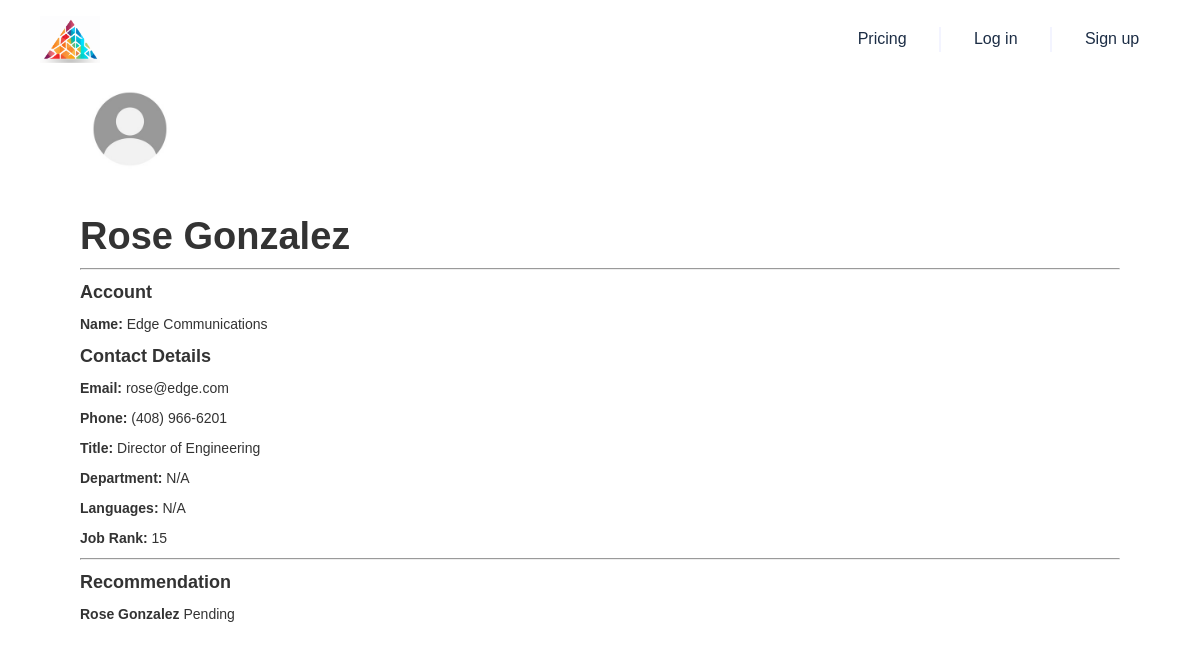
/contact/003Dp000004PLe9IAG, run on the app's committed database.
### app/models.py (models this page shows, shortened)
class Contact(db.Model):
    __tablename__ = 'contact'
    Id = db.Column(db.String, primary_key=True)
    IsDeleted = db.Column(db.Boolean)
    MasterRecordId = db.Column(db.String)
    AccountId = db.Column(db.String, db.ForeignKey('account.Id'))
    LastName = db.Column(db.String)
    FirstName = db.Column(db.String)
    Salutation = db.Column(db.String)
    Name = db.Column(db.String)
    MailingStreet = db.Column(db.String)
    MailingCity = db.Column(db.String)
    MailingState = db.Column(db.String)
    MailingPostalCode = db.Column(db.String)
    MailingCountry = db.Column(db.String)
    MailingLatitude = db.Column(db.Float)
    MailingLongitude = db.Column(db.Float)
    MailingGeocodeAccuracy = db.Column(db.String)
    Phone = db.Column(db.String)
    Fax = db.Column(db.String)
    MobilePhone = db.Column(db.String)
    HomePhone = db.Column(db.String)
    OtherPhone = db.Column(db.String)
    AssistantPhone = db.Column(db.String)
    ReportsToId = db.Column(db.String)
    Email = db.Column(db.String)
    Title = db.Column(db.String)
    Department = db.Column(db.String)
    AssistantName = db.Column(db.String)
    LeadSource = db.Column(db.String)
    Birthdate = db.Column(db.Date)
    Description = db.Column(db.String)
    OwnerId = db.Column(db.String)
    CreatedDate = db.Column(db.DateTime)
    CreatedById = db.Column(db.String)
    LastModifiedDate = db.Column(db.DateTime)
    LastModifiedById = db.Column(db.String)
    SystemModstamp = db.Column(db.DateTime)
    LastActivityDate = db.Column(db.Date)
    LastCURequestDate = db.Column(db.Date)
    LastCUUpdateDate = db.Column(db.Date)
    LastViewedDate = db.Column(db.Date)
    LastReferencedDate = db.Column(db.Date)
    EmailBouncedReason = db.Column(db.String)
    EmailBouncedDate = db.Column(db.Date)
    IsEmailBounced = db.Column(db.Boolean)
    PhotoUrl = db.Column(db.String)
    Jigsaw = db.Column(db.String)
    JigsawContactId = db.Column(db.String)
    CleanStatus = db.Column(db.String)
    IndividualId = db.Column(db.String)
    Level__c = db.Column(db.String)
    Languages__c = db.Column(db.String)
    JobRank = db.Column(db.Integer)
    Recommendation = db.Column(db.Text)
    IsPartnerRep = db.Column(db.Boolean, default=False)
    LinkedInUrl = db.Column(db.String)

class Account(db.Model):
    __tablename__ = 'account'
    Id = db.Column(db.String, primary_key=True)
    IsDeleted = db.Column(db.Boolean)
    MasterRecordId = db.Column(db.String)
    Name = db.Column(db.String)
    Type = db.Column(db.String)
    ParentId = db.Column(db.String)
    BillingStreet = db.Column(db.String)
    BillingCity = db.Column(db.String)
    BillingState = db.Column(db.String)
    BillingPostalCode = db.Column(db.String)
    BillingCountry = db.Column(db.String)
    BillingLatitude = db.Column(db.Float)
    BillingLongitude = db.Column(db.Float)
    BillingGeocodeAccuracy = db.Column(db.String)
    ShippingStreet = db.Column(db.String)
    ShippingCity = db.Column(db.String)
    ShippingState = db.Column(db.String)
    ShippingPostalCode = db.Column(db.String)
    ShippingCountry = db.Column(db.String)
    ShippingLatitude = db.Column(db.Float)
    ShippingLongitude = db.Column(db.Float)
    ShippingGeocodeAccuracy = db.Column(db.String)
    Phone = db.Column(db.String)
    Fax = db.Column(db.String)
    AccountNumber = db.Column(db.String)
    Website = db.Column(db.String)
    PhotoUrl = db.Column(db.String)
    Sic = db.Column(db.String)
    Industry = db.Column(db.String)
    AnnualRevenue = db.Column(db.Float)
    NumberOfEmployees = db.Column(db.Integer)
    Ownership = db.Column(db.String)
    TickerSymbol = db.Column(db.String)
    Description = db.Column(db.String)
    Rating = db.Column(db.String)
    Site = db.Column(db.String)
    OwnerId = db.Column(db.String)
    CreatedDate = db.Column(db.DateTime)
    CreatedById = db.Column(db.String)
    LastModifiedDate = db.Column(db.DateTime)
    LastModifiedById = db.Column(db.String)
    SystemModstamp = db.Column(db.DateTime)
    LastActivityDate = db.Column(db.Date)
    LastViewedDate = db.Column(db.Date)
    LastReferencedDate = db.Column(db.Date)
    Jigsaw = db.Column(db.String)
    JigsawCompanyId = db.Column(db.String)
    CleanStatus = db.Column(db.String)
    AccountSource = db.Column(db.String)
    DunsNumber = db.Column(db.String)
    Tradestyle = db.Column(db.String)
    NaicsCode = db.Column(db.String)
    NaicsDesc = db.Column(db.String)
    YearStarted = db.Column(db.String)
    SicDesc = db.Column(db.String)
    DandbCompanyId = db.Column(db.String)
    OperatingHoursId = db.Column(db.String)
    CustomerPriority__c = db.Column(db.String)
    SLA__c = db.Column(db.String)
    Active__c = db.Column(db.String)
    NumberofLocations__c = db.Column(db.Float)
    UpsellOpportunity__c = db.Column(db.String)
    SLASerialNumber__c = db.Column(db.String)
    SLAExpirationDate__c = db.Column(db.Date)
    Rank = db.Column(db.Integer)
    Notes = db.Column(db.Text)
    Score = db.Column(db.Float)
    Overview = db.Column(db.Text)
    Products = db.Column(db.Text)
    Market = db.Column(db.Text)
    Achievements = db.Column(db.Text)
    IndustryPain = db.Column(db.Text)
    Concerns = db.Column(db.Text)
    OperationalChallenges = db.Column(db.Text)
    LatestNews = db.Column(db.Text)
    RecentEvents = db.Column(db.Text)
    CustomerFeedback = db.Column(db.Text)
    RecentPartnerships = db.Column(db.Text)
    Recommendations = db.Column(db.Text)
    Headcount = db.Column(db.Integer)
    TechColumn = db.Column(db.String)
    IntegrationStatus = db.Column(db.Enum('integration', 'neutral', 'competitor', name='integration_status_enum'))
    SubIndustry = db.Column(db.String)

### app/contacts.py (the view)
@contacts_blueprint.route('/contact/<contact_id>')
def contact_details(contact_id):
    from app.prospecting import prospecting_with_contact
    contact = Contact.query.get(contact_id)
    associated_account = Account.query.get(contact.AccountId)
    rec = contact.Recommendation
    if rec is None:
        def background_task():
            contact.Recommendation = prospecting_with_contact(contact_id)
            db.session.add(contact)
            db.session.commit()
        thread = Thread(target=background_task)
        thread.start()
    return render_template('contact_detail.html', contact=contact, associated_account=associated_account, rec=rec)

### templates/contact_detail.html
{% extends "base.html" %}
{% block content %}
    <div class="container mt-3">
        <div class="row justify-content-center">
            <div class="col-12 text-center mb-4">
                <img src="../static/img/default_profile.jpg" alt="Default Profile" class="img-fluid rounded-circle" style="width: 100px; margin-bottom: 15px;">
                <h1>{{ contact.Name }}</h1>
            </div>
        </div>
        <div class="row">
            <div class="col-md-10 col-sm-12">
                <hr>
                <h4>Account</h4>
                <p><strong>Name:</strong> {{ associated_account.Name }}</p>
                <h4>Contact Details</h4>
                <p><strong>Email:</strong> <a href="mailto:mamaral@acrisure.com">{{ contact.Email or 'N/A'}}</a></p>
                <p><strong>Phone:</strong> {{ contact.Phone or 'N/A' }}</p>
                <p><strong>Title:</strong> {{ contact.Title or 'N/A' }}</p>
                <p><strong>Department:</strong> {{ contact.Department or 'N/A' }}</p>
                <p><strong>Languages:</strong> {{ contact.Languages__c or 'N/A' }}</p>
                <p><strong>Job Rank:</strong> {{ contact.JobRank or 'N/A' }}</p>
            </div>
            <div class="col-md-10 col-sm-12">
                <hr>
                <h4>Recommendation</h4>
                <p><strong>{{ contact.Name }}</strong> {{ rec if rec else 'Pending' }}</p>
            </div>
        </div>
    </div>
{% endblock %}

### templates/base.html (style rules this page uses)
a { color: inherit; text-decoration: inherit; font-size: inherit; }

### data on the page
Contact: Name "Rose Gonzalez", Email "rose@edge.com", Phone "(408) 966-6201", Title "Director of Engineering", Department "N/A", Languages__c "N/A", JobRank "15"
Account: Name "Edge Communications"

### other printed values
{{ rec if rec else 'Pending' }} "Pending"
